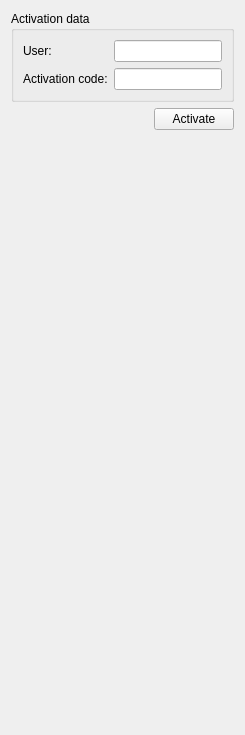
         <widget class="QWidget" name="activationTab">
          <attribute name="title">
           <string>Activate</string>
          </attribute>
          <layout class="QVBoxLayout" name="verticalLayout_9">
           <item>
            <widget class="QGroupBox" name="activateActivationDataGroupBox">
             <property name="title">
              <string>Activation data</string>
             </property>
             <layout class="QFormLayout" name="formLayout_24">
              <item row="0" column="0">
               <widget class="QLabel" name="activateUserLabel">
                <property name="text">
                 <string>User:</string>
                </property>
               </widget>
              </item>
              <item row="0" column="1">
               <widget class="QLineEdit" name="activateUserLineEdit"/>
              </item>
              <item row="1" column="0">
               <widget class="QLabel" name="activateActivationCodeLabel">
                <property name="text">
                 <string>Activation code:</string>
                </property>
               </widget>
              </item>
              <item row="1" column="1">
               <widget class="QLineEdit" name="activateActivationCodeLineEdit"/>
              </item>
             </layout>
            </widget>
           </item>
           <item>
            <layout class="QHBoxLayout" name="horizontalLayout_19">
             <item>
              <spacer name="horizontalSpacer_15">
               <property name="orientation">
                <enum>Qt::Horizontal</enum>
               </property>
               <property name="sizeHint" stdset="0">
                <size>
                 <width>40</width>
                 <height>20</height>
                </size>
               </property>
              </spacer>
             </item>
             <item>
              <widget class="QPushButton" name="activatePushButton">
               <property name="text">
                <string>Activate</string>
               </property>
              </widget>
             </item>
            </layout>
           </item>
           <item>
            <spacer name="verticalSpacer_7">
             <property name="orientation">
              <enum>Qt::Vertical</enum>
             </property>
             <property name="sizeHint" stdset="0">
              <size>
               <width>20</width>
               <height>594</height>
              </size>
             </property>
            </spacer>
           </item>
          </layout>
         </widget>
